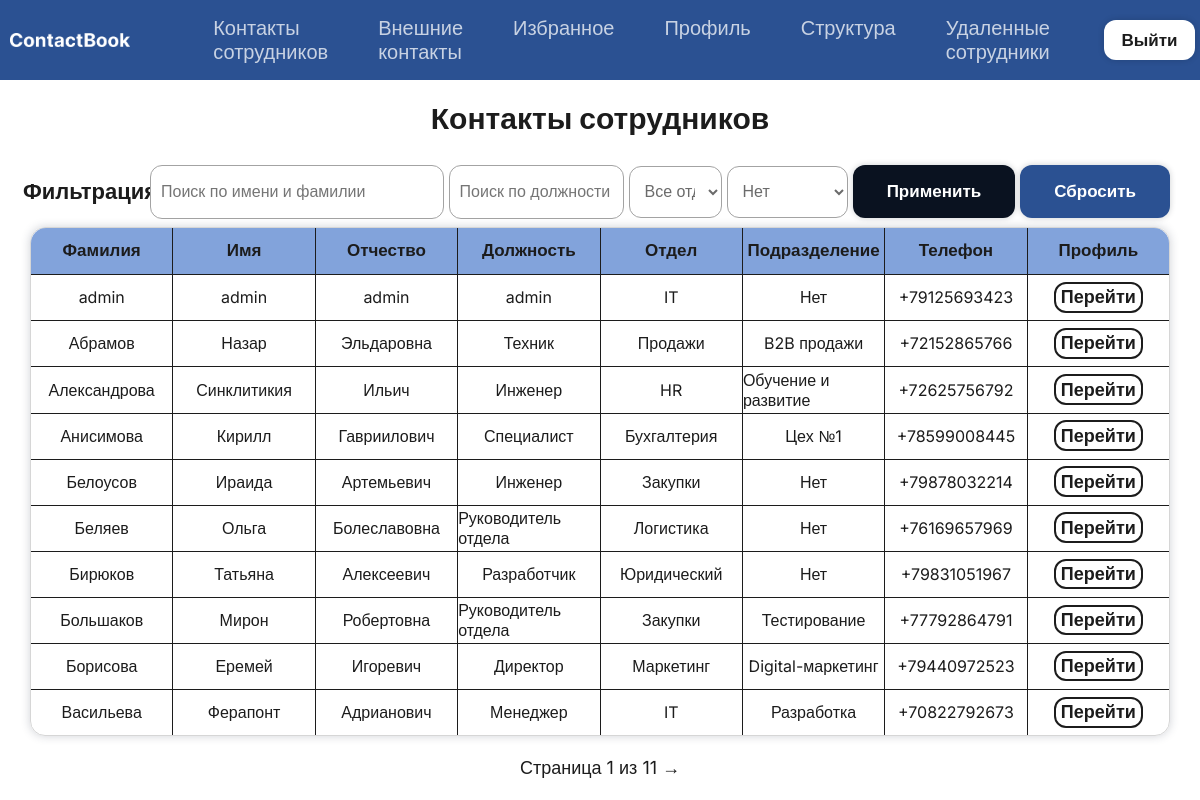
Page / (signed in) on the earlier database version.
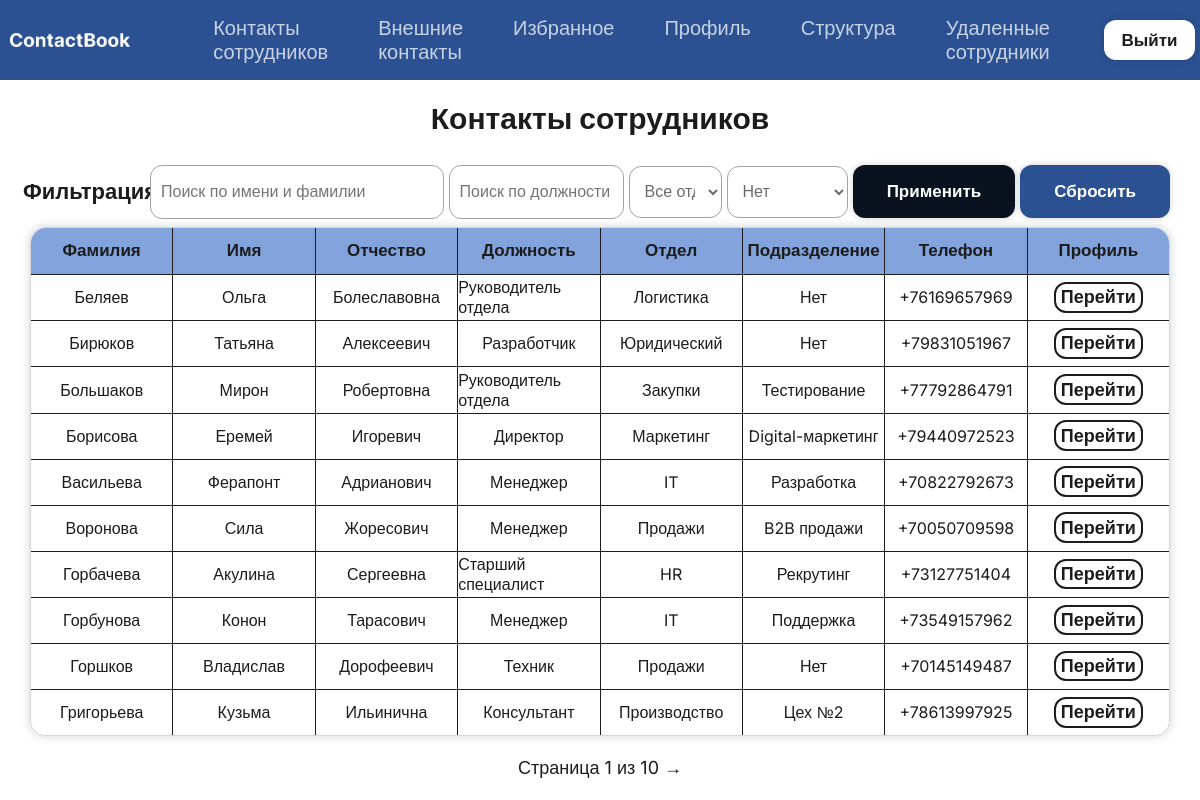
Same page on the later database version.
### ContactBook/models.py (models this page shows, shortened)
class Employee(models.Model):
    last_name = models.CharField(max_length=50, verbose_name='Фамилия')
    first_name = models.CharField(max_length=50, verbose_name='Имя')
    middle_name = models.CharField(max_length=50, blank=True, null=True, verbose_name='Отчество')
    department = models.ForeignKey(Department, on_delete=models.PROTECT, verbose_name='Отдел')
    subdivision = models.ForeignKey(Subdivision, on_delete=models.SET_NULL, blank=True, null=True, verbose_name='Подразделение')
    position = models.CharField(max_length=100, verbose_name='Должность')
    phone = models.CharField(max_length=20, unique=True, verbose_name='Телефон')
    floor = models.CharField(max_length=50, verbose_name='Этаж')
    cabinet = models.CharField(max_length=50, blank=True, null=True, verbose_name='Кабинет')
    role = models.CharField(
        max_length=20,
        choices=[('user', 'Пользователь'), ('admin', 'Администратор')],
        default='user',
        verbose_name='Роль'
    )
    user_account = models.OneToOneField(User, on_delete=models.CASCADE, null=True, blank=True, related_name='employee_profile', verbose_name='Аккаунт входа')
    is_deleted = models.BooleanField(default=False, verbose_name='Удалён')
    deleted_at = models.DateTimeField(null=True, blank=True, verbose_name='Дата удаления')
    objects = EmployeeManager()  # По умолчанию показывает только активные
    all_objects = models.Manager()  # Показывает всех, включая удалённых
    class Meta:
        verbose_name_plural = 'Сотрудники'

class Department(models.Model):
    name = models.CharField(max_length=100, unique=True, verbose_name='Название отдела')
    class Meta:
        verbose_name_plural = 'Отделы'

class Subdivision(models.Model):
    name = models.CharField(max_length=100, verbose_name='Название подразделения')
    department = models.ForeignKey(Department, on_delete=models.CASCADE, related_name='subdivisions', verbose_name='Родительский отдел')
    class Meta:
        constraints = [
            models.UniqueConstraint(fields=['name', 'department'], name='unique_subdivision_name_per_dept')
        ]
        verbose_name_plural = 'Подразделения'

### ContactBook/views.py (the view, shortened to what this page needs)
# urls.py: path('', views.employee_list, name='employee_list'),
@login_required
def employee_list(request):
    qs = Employee.objects.select_related('department', 'subdivision', 'user_account').order_by('last_name')
    is_admin_user = is_admin(request.user)
    search = request.GET.get('search', '').strip()
    dept_id = request.GET.get('department')
    sub_id = request.GET.get('subdivision')
    position = request.GET.get('position', '').strip()
    if dept_id and dept_id != 'None':
        qs = qs.filter(department_id=dept_id)
    if sub_id and sub_id != 'None':
        qs = qs.filter(subdivision_id=sub_id)
    if position:
        qs = qs.filter(position__icontains=position)
    paginator = Paginator(qs, 10)
    page_obj = paginator.get_page(request.GET.get('page'))
    return render(request, 'contactbook/employee_list.html', {
        'page_obj': page_obj,
        'search': search, 'dept_id': dept_id, 'sub_id': sub_id, 'position': position,
        'departments': Department.objects.all(),
        'subdivisions': Subdivision.objects.all(),
        'is_admin': is_admin_user
    })

### ContactBook/models.py (called while the page is built)
    def get_queryset(self):
        return super().get_queryset().filter(is_deleted=False)

### ContactBook/views.py (called while the page is built)
def is_admin(user):
    return user.is_authenticated and hasattr(user, 'employee_profile') and user.employee_profile.role == 'admin'

### ContactBook/templates/contactbook/employee_list.html (shortened to what this page needs)
{% extends "base.html" %}
{% block content %}
<h1>Контакты сотрудников</h1>
<div class="filter">
    <div class="zagolovok"><p>Фильтрация</p></div>
    <form method="get" class="elements">
        <input type="text" id="search" name="search" value="{{ search }}" placeholder="Поиск по имени и фамилии">
        <input type="text" id="position" name="position" value="{{ position }}" placeholder="Поиск по должности">
        <select name="department" id="dept-select">
            <option value="">Все отделы</option>
        </select>
        <select name="subdivision" id="sub-select">
            <option value="">Нет</option>
        </select>
        <button type="submit" class="btn btn-primary">Применить</button>
        <a href="{% url 'contactbook:employee_list' %}" class="btn btn-secondary">Сбросить</a>
    </form>
</div>
<div class="list">
    <table>
        <thead>
            <tr>
                <th>Фамилия</th>
                <th>Имя</th>
                <th>Отчество</th>
                <th>Должность</th>
                <th>Отдел</th>
                <th>Подразделение</th>
                <th>Телефон</th>
                <th class="last-column">Профиль</th>
            </tr>
        </thead>
        <tbody>
            {% for emp in page_obj %}
            <tr class="{% if not emp.user_account.is_active %}unconfirmed{% endif %}">
                <td>{{ emp.last_name }}</td>
                <td>{{ emp.first_name }}</td>
                <td>{{ emp.middle_name|default:"Нет" }}</td>
                <td>{{ emp.position }}</td>
                <td>{{ emp.department.name }}</td>
                <td>{{ emp.subdivision.name|default:"Нет" }}</td>
                <td>{{ emp.phone }}</td>
                <td class="last-column"><a href="{% url 'contactbook:employee_detail' emp.pk %}">Перейти</a></td>
            </tr>
            {% empty %}
            <tr class="none"><td colspan="7" id="employee-none">Сотрудники не найдены</td></tr>
            {% endfor %}
        </tbody>
    </table>
</div>
<div class="pagination">
    <p>Страница {{ page_obj.number }} из {{ page_obj.paginator.num_pages }}</p>
    {% if page_obj.has_next %}
        <a href="?page={{ page_obj.next_page_number }}&search={{ search }}&department={{ dept_id }}&subdivision={{ sub_id }}&position={{ position }}">→</a>
    {% endif %}
</div>
{% endblock %}

Differences in the rows shown:
no longer on this page (row edited): Employee: last_name "admin", first_name "admin", middle_name "admin", position "admin", department.name "IT", subdivision.name "Нет", phone "+79125693423"
no longer on this page (row edited): Employee: last_name "Абрамов", first_name "Назар", middle_name "Эльдаровна", position "Техник", department.name "Продажи", subdivision.name "B2B продажи", phone "+72152865766"
no longer on this page (row edited): Employee: last_name "Александрова", first_name "Синклитикия", middle_name "Ильич", position "Инженер", department.name "HR", subdivision.name "Обучение и развитие", phone "+72625756792"
no longer on this page (row edited): Employee: last_name "Анисимова", first_name "Кирилл", middle_name "Гавриилович", position "Специалист", department.name "Бухгалтерия", subdivision.name "Цех №1", phone "+78599008445"
no longer on this page (row edited): Employee: last_name "Белоусов", first_name "Ираида", middle_name "Артемьевич", position "Инженер", department.name "Закупки", subdivision.name "Нет", phone "+79878032214"
now on this page (row unchanged): Employee: last_name "Воронова", first_name "Сила", middle_name "Жоресович", position "Менеджер", department.name "Продажи", subdivision.name "B2B продажи", phone "+70050709598"
now on this page (row unchanged): Employee: last_name "Горбачева", first_name "Акулина", middle_name "Сергеевна", position "Старший специалист", department.name "HR", subdivision.name "Рекрутинг", phone "+73127751404"
now on this page (row unchanged): Employee: last_name "Горбунова", first_name "Конон", middle_name "Тарасович", position "Менеджер", department.name "IT", subdivision.name "Поддержка", phone "+73549157962"
now on this page (row unchanged): Employee: last_name "Горшков", first_name "Владислав", middle_name "Дорофеевич", position "Техник", department.name "Продажи", subdivision.name "Нет", phone "+70145149487"
now on this page (row unchanged): Employee: last_name "Григорьева", first_name "Кузьма", middle_name "Ильинична", position "Консультант", department.name "Производство", subdivision.name "Цех №2", phone "+78613997925"
Other differences:
{{ page_obj.paginator.num_pages }}: "11" → "10"
